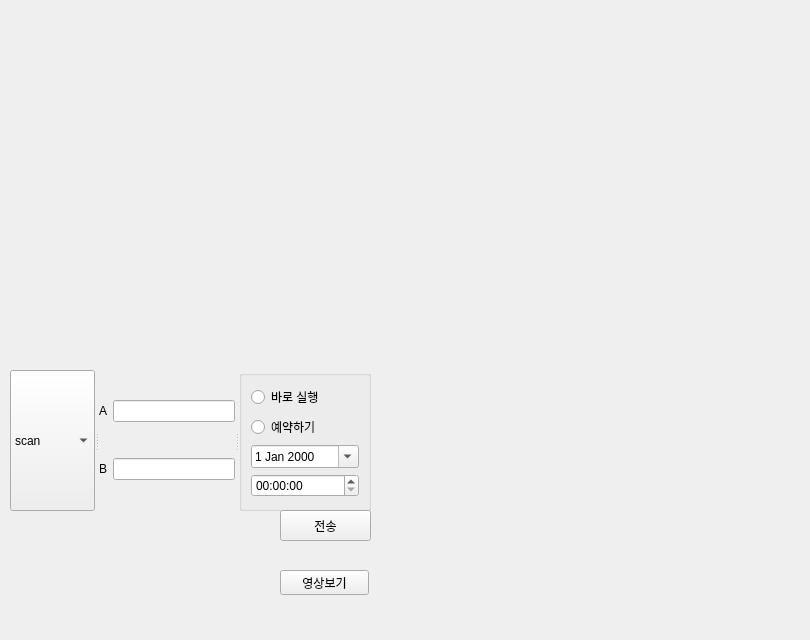
         <widget class="QWidget" name="map_page">
          <widget class="QPushButton" name="tree2_icon">
           <property name="geometry">
            <rect>
             <x>440</x>
             <y>130</y>
             <width>91</width>
             <height>91</height>
            </rect>
           </property>
           <property name="styleSheet">
            <string notr="true">border:none;
background-color: rgba(191, 64, 64, 0);</string>
           </property>
           <property name="text">
            <string/>
           </property>
           <property name="icon">
            <iconset resource="../../../../dev_ws/git_ws/deeplearning-repo-2/GUI/resources.qrc">
             <normaloff>:/icons/apple-tree-1.png</normaloff>:/icons/apple-tree-1.png</iconset>
           </property>
           <property name="iconSize">
            <size>
             <width>60</width>
             <height>60</height>
            </size>
           </property>
          </widget>
          <widget class="QPushButton" name="tree1_icon">
           <property name="geometry">
            <rect>
             <x>220</x>
             <y>130</y>
             <width>71</width>
             <height>91</height>
            </rect>
           </property>
           <property name="styleSheet">
            <string notr="true">border:none;
background-color: rgba(191, 64, 64, 0);</string>
           </property>
           <property name="text">
            <string/>
           </property>
           <property name="icon">
            <iconset resource="../../../../dev_ws/git_ws/deeplearning-repo-2/GUI/resources.qrc">
             <normaloff>:/icons/apple-tree-1.png</normaloff>:/icons/apple-tree-1.png</iconset>
           </property>
           <property name="iconSize">
            <size>
             <width>60</width>
             <height>60</height>
            </size>
           </property>
          </widget>
          <widget class="QLabel" name="map_background">
           <property name="geometry">
            <rect>
             <x>0</x>
             <y>-10</y>
             <width>801</width>
             <height>631</height>
            </rect>
           </property>
           <property name="cursor">
            <cursorShape>ArrowCursor</cursorShape>
           </property>
           <property name="frameShape">
            <enum>QFrame::NoFrame</enum>
           </property>
           <property name="frameShadow">
            <enum>QFrame::Plain</enum>
           </property>
           <property name="text">
            <string/>
           </property>
           <property name="pixmap">
            <pixmap resource="resources_test.qrc">:/test_sources/map_big_scale.png</pixmap>
           </property>
           <property name="scaledContents">
            <bool>true</bool>
           </property>
           <property name="alignment">
            <set>Qt::AlignCenter</set>
           </property>
           <property name="wordWrap">
            <bool>false</bool>
           </property>
           <property name="margin">
            <number>-19</number>
           </property>
          </widget>
          <widget class="QPushButton" name="pollibot_test_icon">
           <property name="geometry">
            <rect>
             <x>610</x>
             <y>500</y>
             <width>71</width>
             <height>51</height>
            </rect>
           </property>
           <property name="styleSheet">
            <string notr="true">border:none;
background-color: rgba(191, 64, 64, 0);</string>
           </property>
           <property name="text">
            <string/>
           </property>
           <property name="icon">
            <iconset resource="resources_test.qrc">
             <normaloff>:/test_sources/pollibot_available.png</normaloff>:/test_sources/pollibot_available.png</iconset>
           </property>
           <property name="iconSize">
            <size>
             <width>60</width>
             <height>60</height>
            </size>
           </property>
          </widget>
          <widget class="QPushButton" name="monibot_test_icon">
           <property name="geometry">
            <rect>
             <x>460</x>
             <y>500</y>
             <width>71</width>
             <height>51</height>
            </rect>
           </property>
           <property name="styleSheet">
            <string notr="true">border:none;
background-color: rgba(191, 64, 64, 0);</string>
           </property>
           <property name="text">
            <string/>
           </property>
           <property name="icon">
            <iconset resource="resources_test.qrc">
             <normaloff>:/test_sources/monibot2.png</normaloff>:/test_sources/monibot2.png</iconset>
           </property>
           <property name="iconSize">
            <size>
             <width>70</width>
             <height>70</height>
            </size>
           </property>
          </widget>
          <widget class="QPushButton" name="cctv_btn">
           <property name="geometry">
            <rect>
             <x>280</x>
             <y>570</y>
             <width>89</width>
             <height>25</height>
            </rect>
           </property>
           <property name="text">
            <string>영상보기</string>
           </property>
          </widget>
          <widget class="QPushButton" name="tree2_icon_2">
           <property name="geometry">
            <rect>
             <x>490</x>
             <y>130</y>
             <width>91</width>
             <height>91</height>
            </rect>
           </property>
           <property name="styleSheet">
            <string notr="true">border:none;
background-color: rgba(191, 64, 64, 0);</string>
           </property>
           <property name="text">
            <string/>
           </property>
           <property name="icon">
            <iconset resource="../../../../dev_ws/git_ws/deeplearning-repo-2/GUI/resources.qrc">
             <normaloff>:/icons/apple-tree-1.png</normaloff>:/icons/apple-tree-1.png</iconset>
           </property>
           <property name="iconSize">
            <size>
             <width>60</width>
             <height>60</height>
            </size>
           </property>
          </widget>
          <widget class="QPushButton" name="tree1_icon_4">
           <property name="geometry">
            <rect>
             <x>270</x>
             <y>130</y>
             <width>71</width>
             <height>91</height>
            </rect>
           </property>
           <property name="styleSheet">
            <string notr="true">border:none;
background-color: rgba(191, 64, 64, 0);</string>
           </property>
           <property name="text">
            <string/>
           </property>
           <property name="icon">
            <iconset resource="../../../../dev_ws/git_ws/deeplearning-repo-2/GUI/resources.qrc">
             <normaloff>:/icons/apple-tree-1.png</normaloff>:/icons/apple-tree-1.png</iconset>
           </property>
           <property name="iconSize">
            <size>
             <width>60</width>
             <height>60</height>
            </size>
           </property>
          </widget>
          <widget class="QPushButton" name="task_upload_btn">
           <property name="geometry">
            <rect>
             <x>280</x>
             <y>510</y>
             <width>91</width>
             <height>31</height>
            </rect>
           </property>
           <property name="text">
            <string>전송</string>
           </property>
          </widget>
          <widget class="QSplitter" name="splitter">
           <property name="geometry">
            <rect>
             <x>10</x>
             <y>370</y>
             <width>361</width>
             <height>141</height>
            </rect>
           </property>
           <property name="orientation">
            <enum>Qt::Horizontal</enum>
           </property>
           <widget class="QComboBox" name="reserve_type_combo">
            <item>
             <property name="text">
              <string>scan</string>
             </property>
            </item>
            <item>
             <property name="text">
              <string>pollinate</string>
             </property>
            </item>
           </widget>
           <widget class="QWidget" name="layoutWidget_2">
            <layout class="QGridLayout" name="gridLayout_3">
             <property name="sizeConstraint">
              <enum>QLayout::SetDefaultConstraint</enum>
             </property>
             <item row="0" column="0">
              <widget class="QLabel" name="label_19">
               <property name="text">
                <string>A</string>
               </property>
              </widget>
             </item>
             <item row="1" column="0">
              <widget class="QLabel" name="label_20">
               <property name="text">
                <string>B</string>
               </property>
              </widget>
             </item>
             <item row="1" column="1">
              <widget class="QLineEdit" name="B_sequence">
               <property name="inputMethodHints">
                <set>Qt::ImhDigitsOnly</set>
               </property>
              </widget>
             </item>
             <item row="0" column="1">
              <widget class="QLineEdit" name="A_sequence">
               <property name="inputMethodHints">
                <set>Qt::ImhPreferNumbers</set>
               </property>
              </widget>
             </item>
            </layout>
           </widget>
           <widget class="QGroupBox" name="groupBox_7">
            <property name="title">
             <string/>
            </property>
            <layout class="QFormLayout" name="formLayout">
             <item row="0" column="0" colspan="2">
              <widget class="QRadioButton" name="send_now">
               <property name="text">
                <string>바로 실행</string>
               </property>
              </widget>
             </item>
             <item row="1" column="0">
              <widget class="QRadioButton" name="make_reservation">
               <property name="text">
                <string>예약하기</string>
               </property>
              </widget>
             </item>
             <item row="2" column="0" colspan="2">
              <widget class="QDateEdit" name="reserve_date">
               <property name="calendarPopup">
                <bool>true</bool>
               </property>
              </widget>
             </item>
             <item row="3" column="0" colspan="2">
              <widget class="QTimeEdit" name="reserve_time"/>
             </item>
            </layout>
           </widget>
          </widget>
          <zorder>map_background</zorder>
          <zorder>splitter</zorder>
          <zorder>tree2_icon</zorder>
          <zorder>tree1_icon</zorder>
          <zorder>cctv_btn</zorder>
          <zorder>tree2_icon_2</zorder>
          <zorder>tree1_icon_4</zorder>
          <zorder>task_upload_btn</zorder>
          <zorder>pollibot_test_icon</zorder>
          <zorder>monibot_test_icon</zorder>
         </widget>
